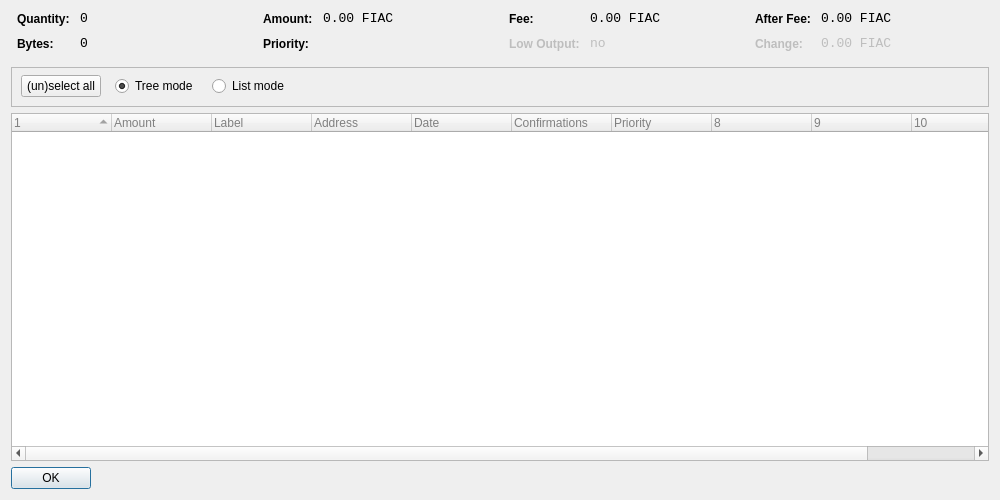
<?xml version="1.0" encoding="UTF-8"?>
<ui version="4.0">
 <class>CoinControlDialog</class>
 <widget class="QDialog" name="CoinControlDialog">
  <property name="geometry">
   <rect>
    <x>0</x>
    <y>0</y>
    <width>1000</width>
    <height>500</height>
   </rect>
  </property>
  <property name="windowTitle">
   <string>Coin Control</string>
  </property>
  <property name="styleSheet">
   <string notr="true"/>
  </property>
  <layout class="QVBoxLayout" name="verticalLayout">
   <item>
    <layout class="QHBoxLayout" name="horizontalLayoutTop" stretch="0,0,0,0">
     <property name="topMargin">
      <number>0</number>
     </property>
     <property name="bottomMargin">
      <number>10</number>
     </property>
     <item>
      <layout class="QFormLayout" name="formLayoutCoinControl1">
       <property name="horizontalSpacing">
        <number>10</number>
       </property>
       <property name="verticalSpacing">
        <number>10</number>
       </property>
       <property name="leftMargin">
        <number>6</number>
       </property>
       <property name="rightMargin">
        <number>6</number>
       </property>
       <item row="0" column="0">
        <widget class="QLabel" name="labelCoinControlQuantityText">
         <property name="styleSheet">
          <string notr="true">font-weight:bold;</string>
         </property>
         <property name="text">
          <string>Quantity:</string>
         </property>
        </widget>
       </item>
       <item row="0" column="1">
        <widget class="QLabel" name="labelCoinControlQuantity">
         <property name="font">
          <font>
           <family>Monospace</family>
           <pointsize>10</pointsize>
          </font>
         </property>
         <property name="cursor">
          <cursorShape>IBeamCursor</cursorShape>
         </property>
         <property name="contextMenuPolicy">
          <enum>Qt::ActionsContextMenu</enum>
         </property>
         <property name="text">
          <string notr="true">0</string>
         </property>
         <property name="textInteractionFlags">
          <set>Qt::LinksAccessibleByMouse|Qt::TextSelectableByKeyboard|Qt::TextSelectableByMouse</set>
         </property>
        </widget>
       </item>
       <item row="1" column="0">
        <widget class="QLabel" name="labelCoinControlBytesText">
         <property name="styleSheet">
          <string notr="true">font-weight:bold;</string>
         </property>
         <property name="text">
          <string>Bytes:</string>
         </property>
        </widget>
       </item>
       <item row="1" column="1">
        <widget class="QLabel" name="labelCoinControlBytes">
         <property name="font">
          <font>
           <family>Monospace</family>
           <pointsize>10</pointsize>
          </font>
         </property>
         <property name="cursor">
          <cursorShape>IBeamCursor</cursorShape>
         </property>
         <property name="contextMenuPolicy">
          <enum>Qt::ActionsContextMenu</enum>
         </property>
         <property name="text">
          <string notr="true">0</string>
         </property>
         <property name="textInteractionFlags">
          <set>Qt::LinksAccessibleByMouse|Qt::TextSelectableByKeyboard|Qt::TextSelectableByMouse</set>
         </property>
        </widget>
       </item>
      </layout>
     </item>
     <item>
      <layout class="QFormLayout" name="formLayoutCoinControl2">
       <property name="horizontalSpacing">
        <number>10</number>
       </property>
       <property name="verticalSpacing">
        <number>10</number>
       </property>
       <property name="leftMargin">
        <number>6</number>
       </property>
       <property name="rightMargin">
        <number>6</number>
       </property>
       <item row="0" column="0">
        <widget class="QLabel" name="labelCoinControlAmountText">
         <property name="styleSheet">
          <string notr="true">font-weight:bold;</string>
         </property>
         <property name="text">
          <string>Amount:</string>
         </property>
        </widget>
       </item>
       <item row="0" column="1">
        <widget class="QLabel" name="labelCoinControlAmount">
         <property name="font">
          <font>
           <family>Monospace</family>
           <pointsize>10</pointsize>
          </font>
         </property>
         <property name="cursor">
          <cursorShape>IBeamCursor</cursorShape>
         </property>
         <property name="contextMenuPolicy">
          <enum>Qt::ActionsContextMenu</enum>
         </property>
         <property name="text">
          <string notr="true">0.00 FIAC</string>
         </property>
         <property name="textInteractionFlags">
          <set>Qt::LinksAccessibleByMouse|Qt::TextSelectableByKeyboard|Qt::TextSelectableByMouse</set>
         </property>
        </widget>
       </item>
       <item row="1" column="0">
        <widget class="QLabel" name="labelCoinControlPriorityText">
         <property name="styleSheet">
          <string notr="true">font-weight:bold;</string>
         </property>
         <property name="text">
          <string>Priority:</string>
         </property>
        </widget>
       </item>
       <item row="1" column="1">
        <widget class="QLabel" name="labelCoinControlPriority">
         <property name="font">
          <font>
           <family>Monospace</family>
           <pointsize>10</pointsize>
          </font>
         </property>
         <property name="cursor">
          <cursorShape>IBeamCursor</cursorShape>
         </property>
         <property name="contextMenuPolicy">
          <enum>Qt::ActionsContextMenu</enum>
         </property>
         <property name="text">
          <string/>
         </property>
         <property name="textInteractionFlags">
          <set>Qt::LinksAccessibleByMouse|Qt::TextSelectableByKeyboard|Qt::TextSelectableByMouse</set>
         </property>
        </widget>
       </item>
      </layout>
     </item>
     <item>
      <layout class="QFormLayout" name="formLayoutCoinControl3">
       <property name="horizontalSpacing">
        <number>10</number>
       </property>
       <property name="verticalSpacing">
        <number>10</number>
       </property>
       <property name="leftMargin">
        <number>6</number>
       </property>
       <property name="rightMargin">
        <number>6</number>
       </property>
       <item row="0" column="0">
        <widget class="QLabel" name="labelCoinControlFeeText">
         <property name="styleSheet">
          <string notr="true">font-weight:bold;</string>
         </property>
         <property name="text">
          <string>Fee:</string>
         </property>
        </widget>
       </item>
       <item row="0" column="1">
        <widget class="QLabel" name="labelCoinControlFee">
         <property name="font">
          <font>
           <family>Monospace</family>
           <pointsize>10</pointsize>
          </font>
         </property>
         <property name="cursor">
          <cursorShape>IBeamCursor</cursorShape>
         </property>
         <property name="contextMenuPolicy">
          <enum>Qt::ActionsContextMenu</enum>
         </property>
         <property name="text">
          <string notr="true">0.00 FIAC</string>
         </property>
         <property name="textInteractionFlags">
          <set>Qt::LinksAccessibleByMouse|Qt::TextSelectableByKeyboard|Qt::TextSelectableByMouse</set>
         </property>
        </widget>
       </item>
       <item row="1" column="0">
        <widget class="QLabel" name="labelCoinControlLowOutputText">
         <property name="enabled">
          <bool>false</bool>
         </property>
         <property name="styleSheet">
          <string notr="true">font-weight:bold;</string>
         </property>
         <property name="text">
          <string>Low Output:</string>
         </property>
        </widget>
       </item>
       <item row="1" column="1">
        <widget class="QLabel" name="labelCoinControlLowOutput">
         <property name="enabled">
          <bool>false</bool>
         </property>
         <property name="font">
          <font>
           <family>Monospace</family>
           <pointsize>10</pointsize>
          </font>
         </property>
         <property name="cursor">
          <cursorShape>IBeamCursor</cursorShape>
         </property>
         <property name="contextMenuPolicy">
          <enum>Qt::ActionsContextMenu</enum>
         </property>
         <property name="text">
          <string notr="true">no</string>
         </property>
         <property name="textInteractionFlags">
          <set>Qt::LinksAccessibleByMouse|Qt::TextSelectableByKeyboard|Qt::TextSelectableByMouse</set>
         </property>
        </widget>
       </item>
      </layout>
     </item>
     <item>
      <layout class="QFormLayout" name="formLayoutCoinControl4">
       <property name="horizontalSpacing">
        <number>10</number>
       </property>
       <property name="verticalSpacing">
        <number>10</number>
       </property>
       <property name="leftMargin">
        <number>6</number>
       </property>
       <property name="rightMargin">
        <number>6</number>
       </property>
       <item row="0" column="0">
        <widget class="QLabel" name="labelCoinControlAfterFeeText">
         <property name="styleSheet">
          <string notr="true">font-weight:bold;</string>
         </property>
         <property name="text">
          <string>After Fee:</string>
         </property>
        </widget>
       </item>
       <item row="0" column="1">
        <widget class="QLabel" name="labelCoinControlAfterFee">
         <property name="font">
          <font>
           <family>Monospace</family>
           <pointsize>10</pointsize>
          </font>
         </property>
         <property name="cursor">
          <cursorShape>IBeamCursor</cursorShape>
         </property>
         <property name="contextMenuPolicy">
          <enum>Qt::ActionsContextMenu</enum>
         </property>
         <property name="text">
          <string notr="true">0.00 FIAC</string>
         </property>
         <property name="textInteractionFlags">
          <set>Qt::LinksAccessibleByMouse|Qt::TextSelectableByKeyboard|Qt::TextSelectableByMouse</set>
         </property>
        </widget>
       </item>
       <item row="1" column="0">
        <widget class="QLabel" name="labelCoinControlChangeText">
         <property name="enabled">
          <bool>false</bool>
         </property>
         <property name="styleSheet">
          <string notr="true">font-weight:bold;</string>
         </property>
         <property name="text">
          <string>Change:</string>
         </property>
        </widget>
       </item>
       <item row="1" column="1">
        <widget class="QLabel" name="labelCoinControlChange">
         <property name="enabled">
          <bool>false</bool>
         </property>
         <property name="font">
          <font>
           <family>Monospace</family>
           <pointsize>10</pointsize>
          </font>
         </property>
         <property name="cursor">
          <cursorShape>IBeamCursor</cursorShape>
         </property>
         <property name="contextMenuPolicy">
          <enum>Qt::ActionsContextMenu</enum>
         </property>
         <property name="text">
          <string notr="true">0.00 FIAC</string>
         </property>
         <property name="textInteractionFlags">
          <set>Qt::LinksAccessibleByMouse|Qt::TextSelectableByKeyboard|Qt::TextSelectableByMouse</set>
         </property>
        </widget>
       </item>
      </layout>
     </item>
    </layout>
   </item>
   <item>
    <widget class="QFrame" name="frame">
     <property name="minimumSize">
      <size>
       <width>0</width>
       <height>40</height>
      </size>
     </property>
     <property name="frameShape">
      <enum>QFrame::StyledPanel</enum>
     </property>
     <property name="frameShadow">
      <enum>QFrame::Sunken</enum>
     </property>
     <widget class="QWidget" name="horizontalLayoutWidget">
      <property name="geometry">
       <rect>
        <x>10</x>
        <y>4</y>
        <width>801</width>
        <height>31</height>
       </rect>
      </property>
      <layout class="QHBoxLayout" name="horizontalLayoutPanel" stretch="0,0,0,0">
       <property name="spacing">
        <number>14</number>
       </property>
       <property name="topMargin">
        <number>1</number>
       </property>
       <property name="bottomMargin">
        <number>1</number>
       </property>
       <item>
        <widget class="QPushButton" name="pushButtonSelectAll">
         <property name="sizePolicy">
          <sizepolicy hsizetype="Maximum" vsizetype="Fixed">
           <horstretch>0</horstretch>
           <verstretch>0</verstretch>
          </sizepolicy>
         </property>
         <property name="text">
          <string>(un)select all</string>
         </property>
        </widget>
       </item>
       <item>
        <widget class="QRadioButton" name="radioTreeMode">
         <property name="sizePolicy">
          <sizepolicy hsizetype="Maximum" vsizetype="Fixed">
           <horstretch>0</horstretch>
           <verstretch>0</verstretch>
          </sizepolicy>
         </property>
         <property name="text">
          <string>Tree mode</string>
         </property>
         <property name="checked">
          <bool>true</bool>
         </property>
        </widget>
       </item>
       <item>
        <widget class="QRadioButton" name="radioListMode">
         <property name="sizePolicy">
          <sizepolicy hsizetype="Maximum" vsizetype="Fixed">
           <horstretch>0</horstretch>
           <verstretch>0</verstretch>
          </sizepolicy>
         </property>
         <property name="text">
          <string>List mode</string>
         </property>
        </widget>
       </item>
       <item>
        <spacer name="horizontalSpacer">
         <property name="orientation">
          <enum>Qt::Horizontal</enum>
         </property>
         <property name="sizeHint" stdset="0">
          <size>
           <width>40</width>
           <height>20</height>
          </size>
         </property>
        </spacer>
       </item>
      </layout>
     </widget>
    </widget>
   </item>
   <item>
    <widget class="CoinControlTreeWidget" name="treeWidget">
     <property name="contextMenuPolicy">
      <enum>Qt::CustomContextMenu</enum>
     </property>
     <property name="styleSheet">
      <string notr="true">QFrame {
	color: grey;

}</string>
     </property>
     <property name="sortingEnabled">
      <bool>false</bool>
     </property>
     <property name="columnCount">
      <number>11</number>
     </property>
     <attribute name="headerShowSortIndicator" stdset="0">
      <bool>true</bool>
     </attribute>
     <attribute name="headerStretchLastSection">
      <bool>false</bool>
     </attribute>
     <column>
      <property name="text">
       <string/>
      </property>
     </column>
     <column>
      <property name="text">
       <string>Amount</string>
      </property>
     </column>
     <column>
      <property name="text">
       <string>Label</string>
      </property>
     </column>
     <column>
      <property name="text">
       <string>Address</string>
      </property>
     </column>
     <column>
      <property name="text">
       <string>Date</string>
      </property>
     </column>
     <column>
      <property name="text">
       <string>Confirmations</string>
      </property>
      <property name="toolTip">
       <string>Confirmed</string>
      </property>
     </column>
     <column>
      <property name="text">
       <string>Priority</string>
      </property>
     </column>
     <column>
      <property name="text">
       <string/>
      </property>
     </column>
     <column>
      <property name="text">
       <string/>
      </property>
     </column>
     <column>
      <property name="text">
       <string/>
      </property>
     </column>
     <column>
      <property name="text">
       <string/>
      </property>
     </column>
    </widget>
   </item>
   <item>
    <widget class="QDialogButtonBox" name="buttonBox">
     <property name="sizePolicy">
      <sizepolicy hsizetype="Maximum" vsizetype="Fixed">
       <horstretch>0</horstretch>
       <verstretch>0</verstretch>
      </sizepolicy>
     </property>
     <property name="orientation">
      <enum>Qt::Horizontal</enum>
     </property>
     <property name="standardButtons">
      <set>QDialogButtonBox::Ok</set>
     </property>
    </widget>
   </item>
  </layout>
 </widget>
 <customwidgets>
  <customwidget>
   <class>CoinControlTreeWidget</class>
   <extends>QTreeWidget</extends>
   <header>coincontroltreewidget.h</header>
  </customwidget>
 </customwidgets>
 <resources/>
 <connections/>
</ui>
